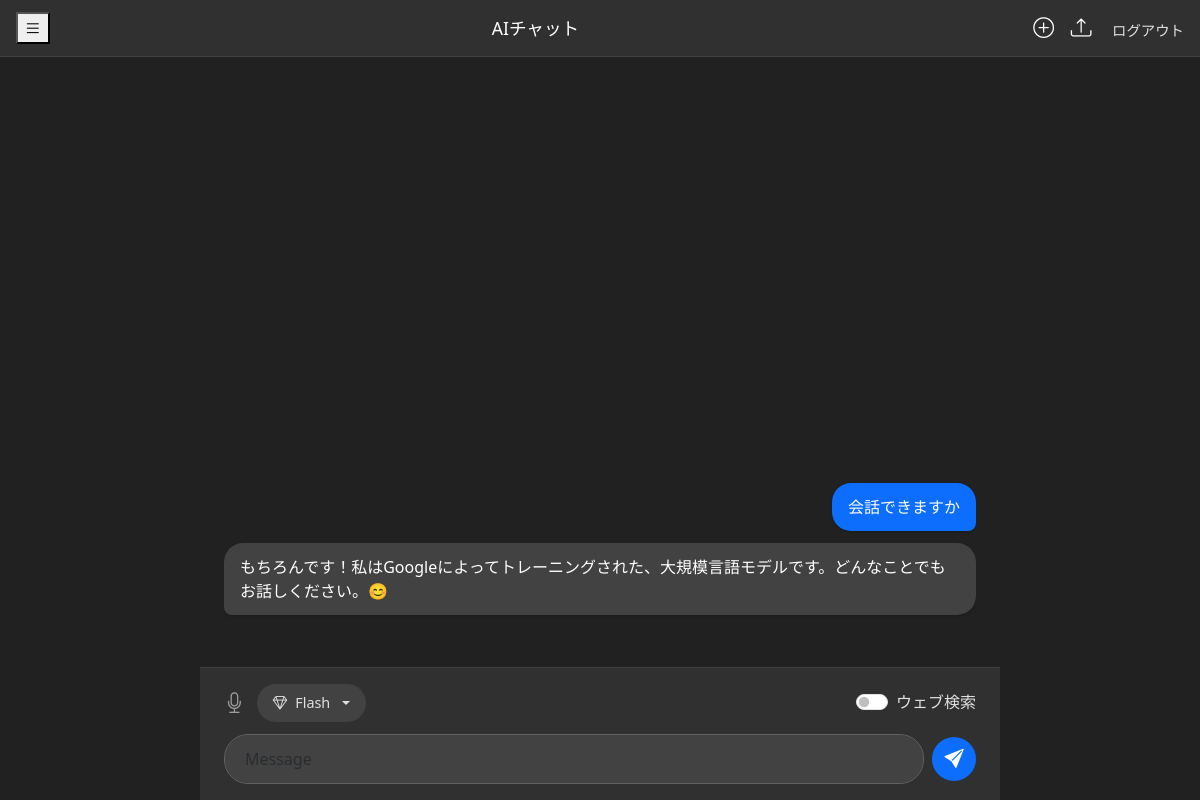
Page / (signed in) on the earlier database version.
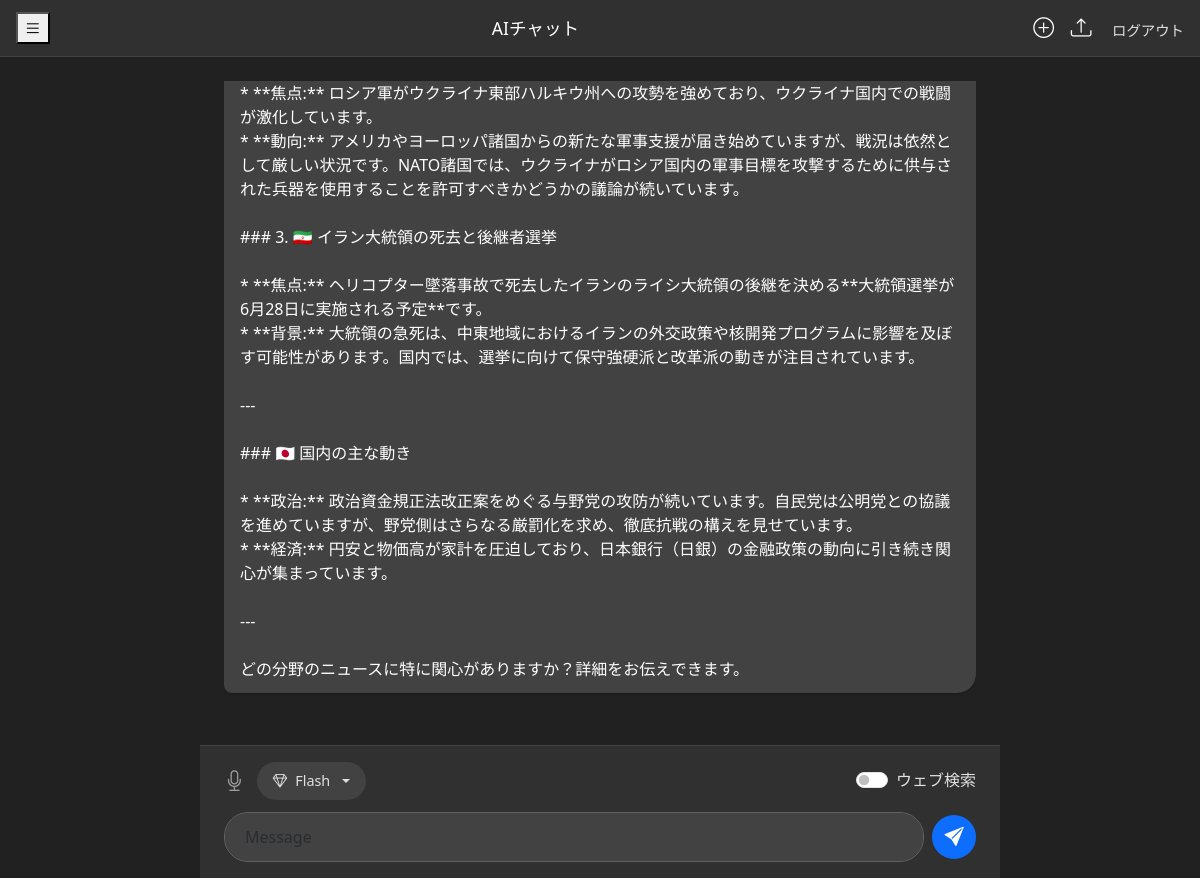
Same page on the later database version.
### app.py (models this page shows)
class Message(db.Model):
    id = db.Column(db.Integer, primary_key=True)
    content = db.Column(db.Text, nullable=False)
    sender = db.Column(db.String(10), nullable=False) # 'user' or 'model'
    user_id = db.Column(db.Integer, db.ForeignKey('user.id'), nullable=False)

### app.py (the view)
@app.route("/")
@login_required
def index():
    messages = Message.query.filter_by(user_id=current_user.id).all()
    return render_template("index.html", messages=messages)

### app.py (called while the page is built)
@login_manager.user_loader
def load_user(user_id):
    return User.query.get(int(user_id))

### templates/index.html (shortened to what this page needs)
<!DOCTYPE html>
<html lang="ja">
<head>
    <link href="https://cdn.jsdelivr.net/npm/bootstrap@5.3.3/dist/css/bootstrap.min.css" rel="stylesheet">
    <link rel="stylesheet" href="https://cdn.jsdelivr.net/npm/bootstrap-icons@1.11.3/font/bootstrap-icons.min.css">
</head>
<body>
    <div class="container-fluid d-flex flex-column min-vh-100">
        <header class="header">
            <button class="btn-icon"><i class="bi bi-list"></i></button>
            <span>AIチャット</span>
            <div class="icons">
                <button class="btn-icon"><i class="bi bi-plus-circle"></i></button>
                <button class="btn-icon"><i class="bi bi-upload"></i></button>
                <a href="/logout" class="logout-link ms-3">ログアウト</a>
            </div>
        </header>
        <main class="chat-main">
            {% if messages|length == 0 %}
            <div class="welcome-message">
                <p>こんにちは、何をお手伝いできますか？</p>
            </div>
            {% else %}
            <div id="chat-messages" class="chat-messages-container">
                {% for msg in messages %}
                    <div class="message-row {{ 'user-message' if msg.sender == 'user' else 'model-message' }}">
                        <div class="message-content">
                            {{ msg.content.replace('\n', '<br>') | safe }}
                        </div>
                    </div>
                {% endfor %}
            </div>
            {% endif %}
        </main>
        <footer class="chat-input-area">
            <div class="input-controls">
                <button class="btn-icon"><i class="bi bi-mic"></i></button>
                <div class="dropdown">
                    <button class="btn model-dropdown-button dropdown-toggle" type="button" data-bs-toggle="dropdown" aria-expanded="false" id="model-selector-display">
                        <i class="bi bi-gem"></i> <span id="selected-model-text">Flash</span>
                    </button>
                </div>
                <div class="form-check form-switch ms-auto">
                    <input class="form-check-input" type="checkbox" id="web-search-toggle">
                    <label class="form-check-label" for="web-search-toggle">ウェブ検索</label>
                </div>
            </div>
            <div class="message-input-group">
                <textarea id="message-input" class="form-control message-input" placeholder="Message" rows="1"></textarea>
                <button class="send-button" type="button" onclick="sendMessage()">
                    <i class="bi bi-send-fill"></i>
                </button>
            </div>
        </footer>
    </div>
</body>
</html>

### templates/index.html (style rules this page uses)
body { background-color: #212121; color: #e0e0e0; font-family: 'Segoe UI', Roboto, 'Helvetica Neue', Arial, sans-serif; display: flex; flex-direction: column; min-height: 100vh; }
.container-fluid { padding: 0; }
.header { background-color: #303030; padding: 0.75rem 1rem; display: flex; justify-content: space-between; align-items: center; border-bottom: 1px solid #424242; color: #ffffff; font-size: 1.1rem; position: sticky; top: 0; z-index: 1000; }
.header .icons button { background: none; border: none; color: #ffffff; font-size: 1.3rem; margin-left: 0.75rem; padding: 0; cursor: pointer; }
.chat-main { flex-grow: 1; display: flex; flex-direction: column; align-items: center; justify-content: center; padding: 1.5rem; overflow-y: auto; max-width: 800px; margin: 0 auto; }
.chat-messages-container { width: 100%; flex-grow: 1; max-height: calc(100vh - 160px); overflow-y: auto; padding-bottom: 1rem; display: flex; flex-direction: column; justify-content: flex-end; }
.message-row { display: flex; margin-bottom: 0.75rem; max-width: 100%; }
.message-content { padding: 0.75rem 1rem; border-radius: 1.2rem; word-wrap: break-word; font-size: 1rem; line-height: 1.5; box-shadow: 0 1px 3px rgba(0,0,0,0.2); }
.model-message { justify-content: flex-start; }
.model-message .message-content { background-color: #424242; color: #ffffff; border-bottom-left-radius: 0.5rem; }
.chat-input-area { background-color: #303030; padding: 1rem 1.5rem; border-top: 1px solid #424242; position: sticky; bottom: 0; width: 100%; max-width: 800px; margin: 0 auto; box-sizing: border-box; display: flex; flex-direction: column; gap: 0.75rem; }
.input-controls { display: flex; align-items: center; gap: 0.75rem; }
.input-controls .btn-icon { background: none; border: none; color: #9e9e9e; font-size: 1.3rem; padding: 0; cursor: pointer; }
.model-dropdown-button { background-color: #424242; color: #e0e0e0; border: none; padding: 0.5rem 1rem; border-radius: 1.5rem; font-size: 0.9rem; display: flex; align-items: center; gap: 0.5rem; }
.form-check-label { color: #e0e0e0; }
.message-input-group { display: flex; align-items: center; gap: 0.5rem; width: 100%; }
.message-input { background-color: #424242; border: 1px solid #616161; color: #e0e0e0; border-radius: 1.5rem; padding: 0.75rem 1.25rem; flex-grow: 1; resize: none; min-height: 44px; overflow-y: hidden; }
.send-button { background-color: #0d6efd; color: white; border-radius: 50%; width: 44px; height: 44px; display: flex; justify-content: center; align-items: center; font-size: 1.2rem; flex-shrink: 0; cursor: pointer; border: none; }
.logout-link { color: #e0e0e0; text-decoration: none; font-size: 0.9rem; }

Differences in the rows shown:
no longer on this page (row unchanged): Message: content.replace "会話できますか"
no longer on this page (row unchanged): Message: content.replace "もちろんです！私はGoogleによってトレーニングされた、大規模言語モデルです。どんなことでもお話しください。😊"
added Message: content.replace "* **焦点:** ロシア軍がウクライナ東部ハルキウ州への攻勢を強めており、ウクライナ国内での戦闘が激化しています。 * **動向:** アメリカやヨーロッパ諸国からの新たな軍事支援が届き始めていますが、戦況は依然として厳しい状況です。NATO諸国では、ウクライナがロシア国内の軍事目標を攻撃するために供与された兵器を使用することを許可すべきかどうかの議論が続いています。 ### 3. 🇮🇷 イラン大統領の死去と後継者選挙 * **焦点:** ヘリコプター墜落事故で死去したイランのライシ大統領の後継を決める**大統領選挙が6月28日に実施される予定**です。 * **背景:** 大統領の急死は、中東地域におけるイランの外交政策や核開発プログラムに影響を及ぼす可能性があります。国内では、選挙に向けて保守強硬派と改革派の動きが注目されています。 --- ### 🇯🇵 国内の主な動き * **政治:** 政治資金規正法改正案をめぐる与野党の攻防が続いています。自民党は公明党との協議を進めていますが、野党側はさらなる厳罰化を求め、徹底抗戦の構えを見せています。 * **経済:** 円安と物価高が家計を圧迫しており、日本銀行（日銀）の金融政策の動向に引き続き関心が集まっています。 --- どの分野のニュースに特に関心がありますか？詳細をお伝えできます。"
